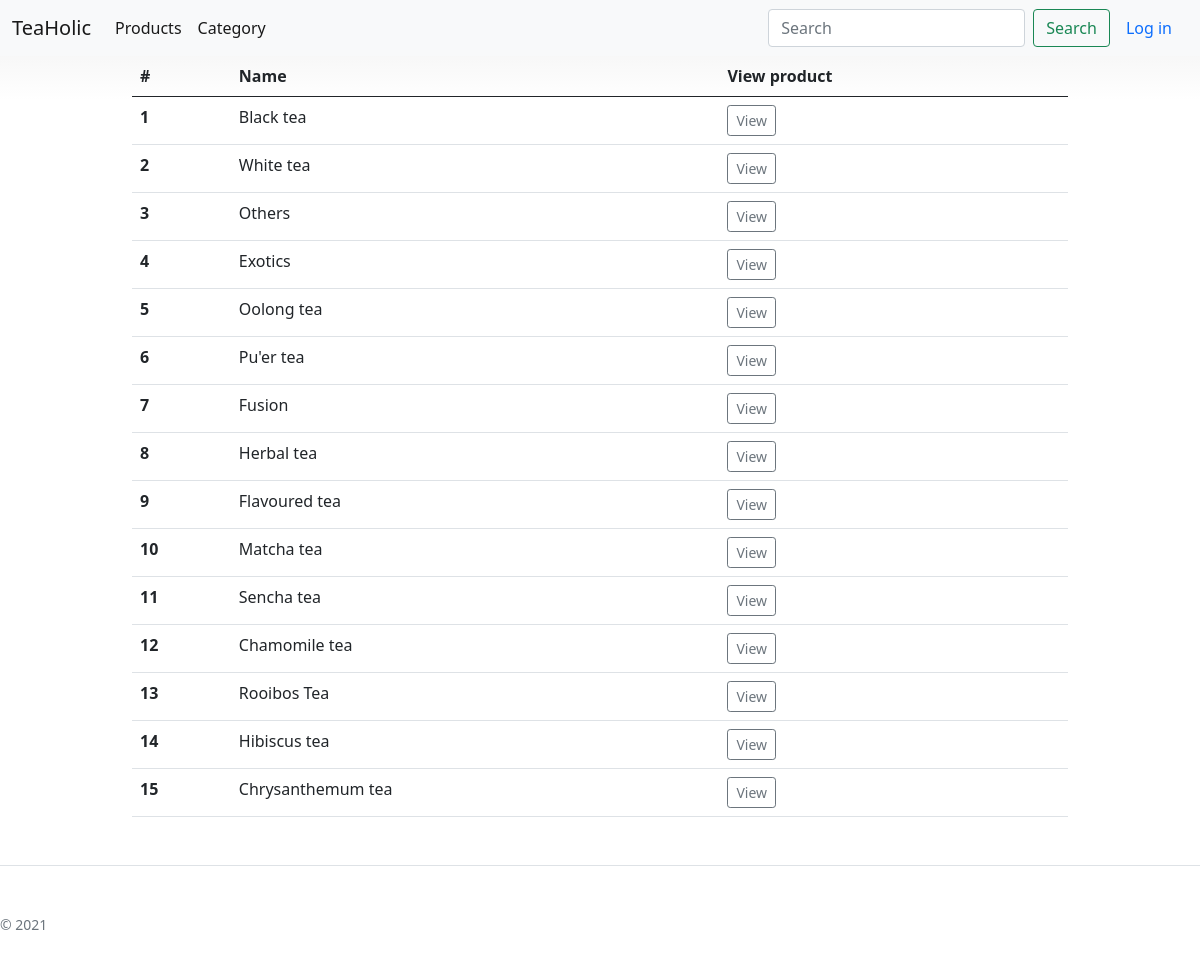
Before: /category with the older database file.
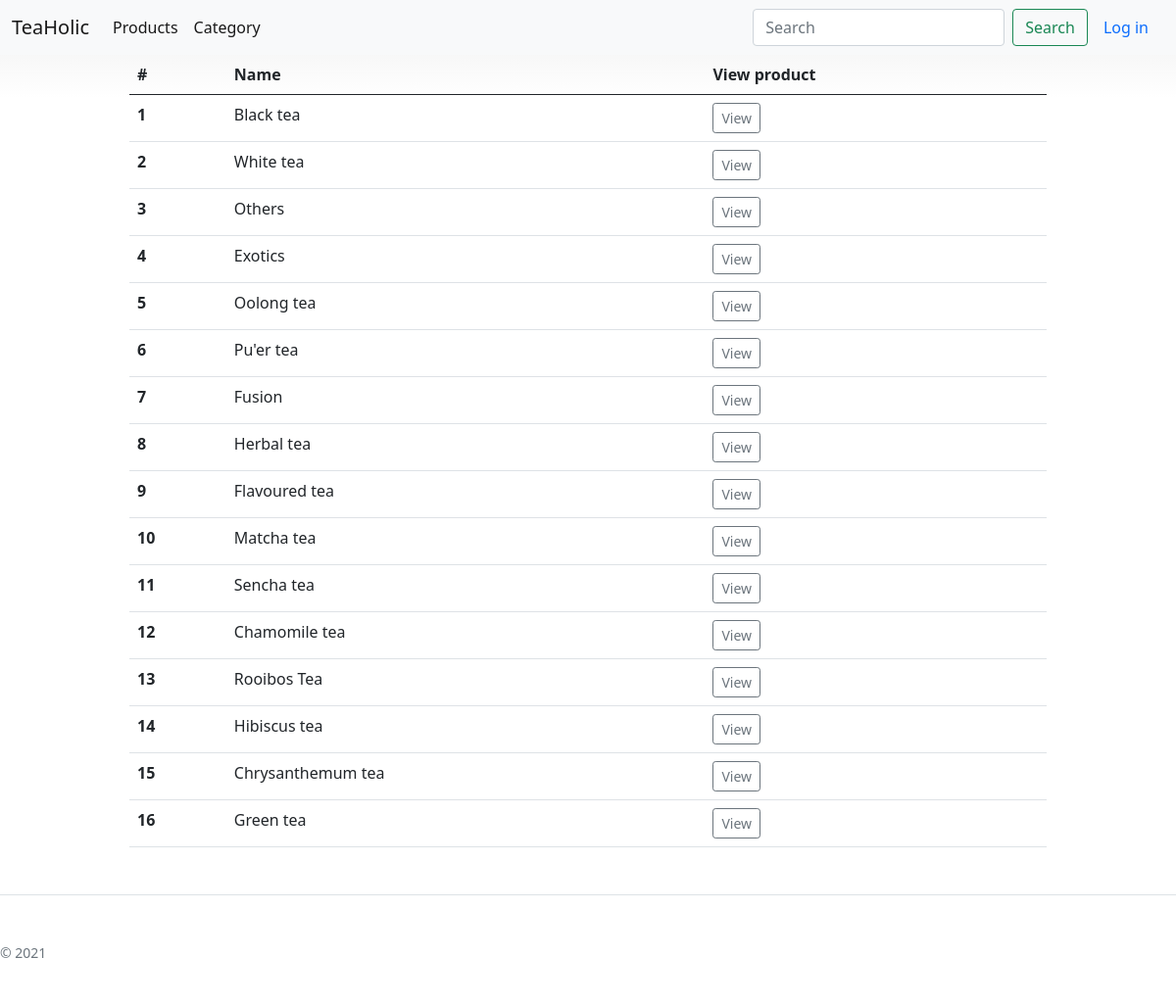
After: the same page with the newer database file.
### bboard/models.py (models this page shows, shortened)
class Category(models.Model):
    name = models.CharField(max_length=50)

### bboard/views.py (the view)
# urls.py: path('category', views.category, name = 'category'),
def category(request):
    user = get_userprofile(request)
    categories = Category.objects.all()
    return render(request,'bboard/basis/category/category.html', {'categories':categories,'user':user})

### bboard/services/services.py (called while the page is built)
def get_userprofile(request):
    if request.user.is_authenticated:
        user = request.user
        user_profile = UserProfile.objects.get(user=user)
        return user_profile
    else:
        return None

### bboard/templates/bboard/basis/category/category.html (shortened to what this page needs)
{% extends "bboard/basis/base.html" %}
{% block content %}
<div class="container">
    <table class="table">
        <thead>
        <tr>
            <th scope="col">#</th>
            <th scope="col">Name</th>
            <th scope="col">View product</th>
                    </tr>
        </thead>
        <tbody>
{% for category in categories  %}
        <tr>
            <th scope="row">{{ forloop.counter }}
</th>
            <td >{{ category.name}}</td>
            <td>
                <a class="btn btn-outline-secondary btn-block btn-sm" href="{% url 'product_from_category' id=category.id %}">View</a>
            </td>
        </tr>
{% endfor %}
        </tbody>
    </table>
</div>
{% endblock %}

Changed rows visible on the page:
added Category: name "Green tea"
